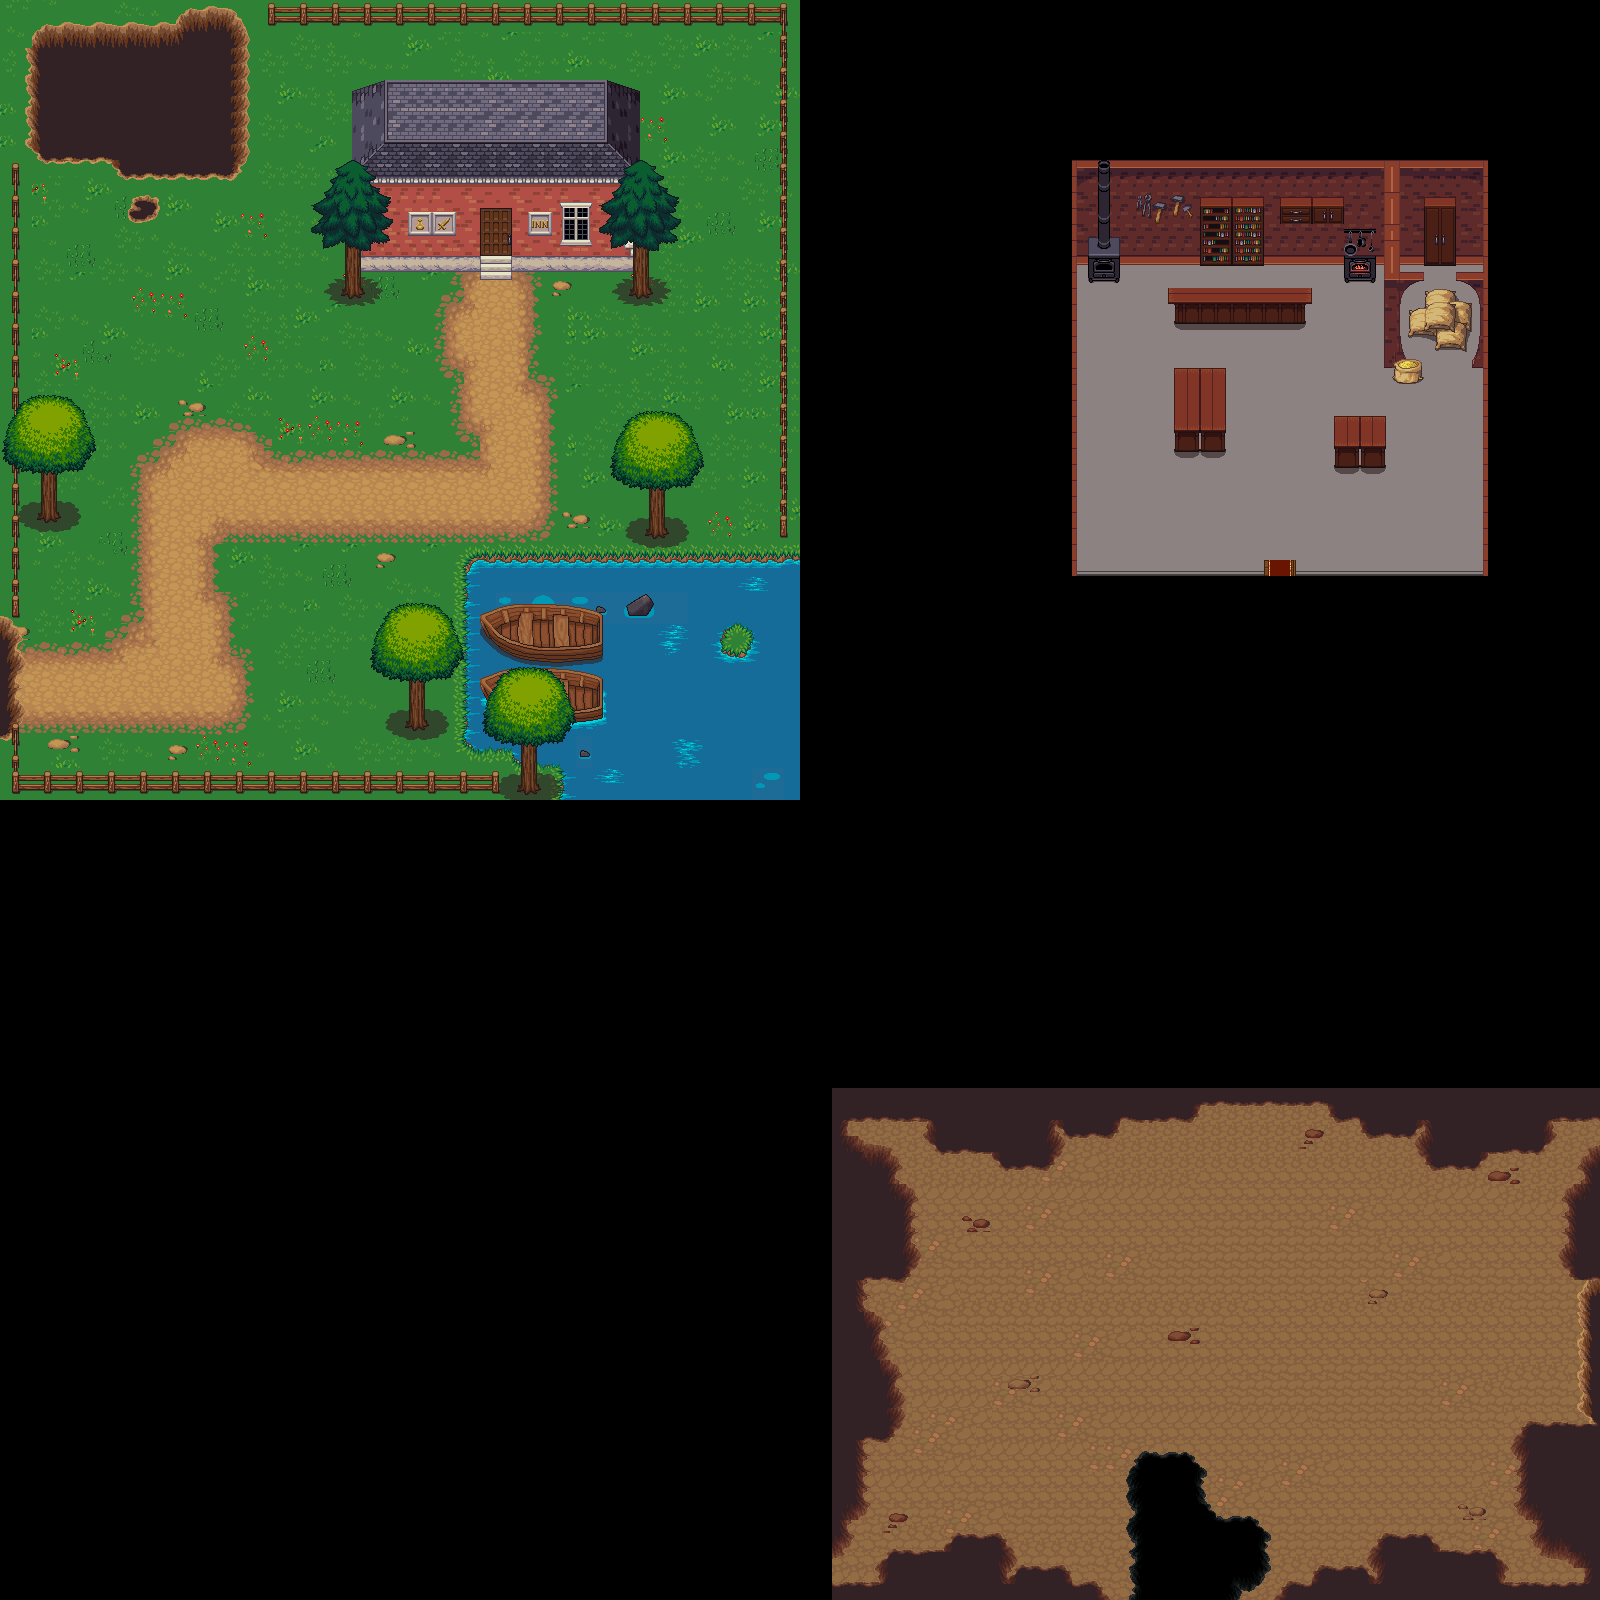

This is a level from a 2D game, rendered from its Tiled map with the project's own tilesets. A one-line summary and the map file follow, with tile-layer data summarised:
An orthogonal 100x100 tile map with 16x16 px tiles, 6 tile layers (collisions, interactions, L1, L2, ...), 3 tilesets.

<map version="1.0" tiledversion="1.0.3" orientation="orthogonal" renderorder="right-down" width="100" height="100" tilewidth="16" tileheight="16" nextobjectid="49">
 <tileset firstgid="1" name="Tileset" tilewidth="16" tileheight="16" tilecount="4096" columns="64">
  <image source="tileset.png" width="1024" height="1024" />
  <tile id="20">
   <properties>
    <property name="blocked" value="" />
   </properties>
  </tile>
  <tile id="21">
   <properties>
    <property name="bat" value="" />
   </properties>
  </tile>
  <tile id="22">
   <properties>
    <property name="slime" value="" />
   </properties>
  </tile>
  <tile id="23">
   <properties>
    <property name="boss" value="" />
   </properties>
  </tile>
  <tile id="38">
   <properties>
    <property name="bossCave" value="" />
   </properties>
  </tile>
  <tile id="788">
   <properties>
    <property name="enterShop" value="" />
   </properties>
  </tile>
  <tile id="789">
   <properties>
    <property name="exitShop" value="" />
   </properties>
  </tile>
 </tileset>
 <tileset firstgid="4097" name="tileset2" tilewidth="16" tileheight="16" tilecount="4096" columns="64">
  <image source="tileset2.png" width="1024" height="1024" />
 </tileset>
 <tileset firstgid="8193" name="tileset3" tilewidth="16" tileheight="16" tilecount="4096" columns="64">
  <image source="tileset3.png" width="1024" height="1024" />
 </tileset>
 <layer name="collisions" width="100" height="100">
  <data>[10000 cells, 872 non-empty, 1 distinct tile ids]</data>
 </layer>
 <layer name="interactions" width="100" height="100">
  <data>[10000 cells, 133 non-empty, 6 distinct tile ids]</data>
 </layer>
 <layer name="L1" width="100" height="100">
  <data>[10000 cells, 4712 non-empty, 140 distinct tile ids]</data>
 </layer>
 <layer name="L2" width="100" height="100">
  <data>[10000 cells, 3528 non-empty, 477 distinct tile ids]</data>
 </layer>
 <layer name="L3" width="100" height="100">
  <data>[10000 cells, 781 non-empty, 276 distinct tile ids]</data>
 </layer>
 <layer name="L4" width="100" height="100">
  <data>[10000 cells, 277 non-empty, 117 distinct tile ids]</data>
 </layer>
</map>
